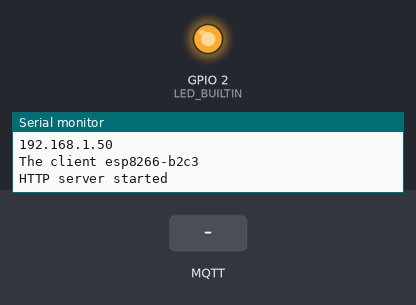
Bench run of a sketch on a simulated ESP8266 (NodeMCU). On the bench: output pins drawn as LEDs (lit = HIGH, except the on-board LED, lit = LOW), the last lines printed to the serial monitor. The inputs (shaded band) are chosen by the test bench. WiFi joins after 1.5 s; servers stay silent unless stated; no MQTT or app messages arrive unless stated.

Above: at 2.7 s.
2.8 s: MQTT message "1" arrives on the first subscribed topic
At 3.8 s:
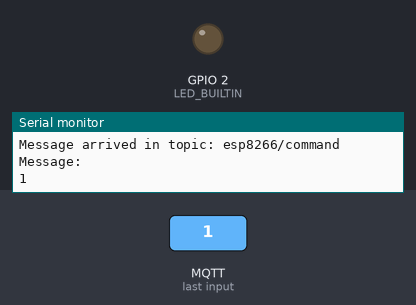
4.3 s: MQTT message "0" arrives on the first subscribed topic
At 4.9 s:
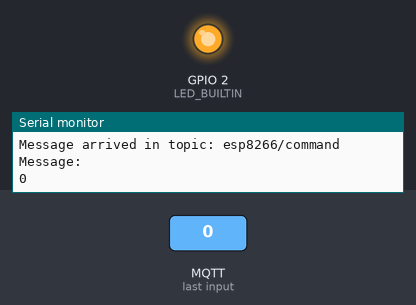
5.8 s: MQTT message "2" arrives on the first subscribed topic
At 6.1 s:
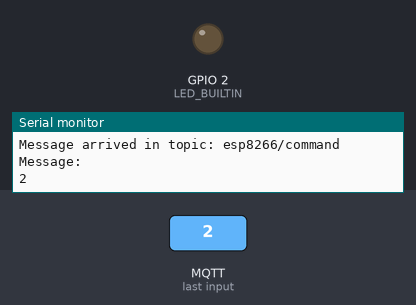
Timing chart, 0 to 8.8 s (numbered marks = the images above; inputs shaded):
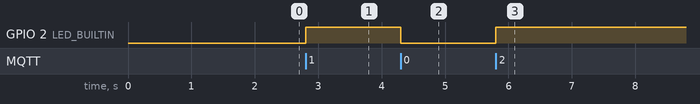

The sketch:

main.ino
```cpp
#include "Config.h"
#include "Wifi.h"
#include "Server.h"
#include "Mqtt.h"


void setup() {
  Serial.begin(9600);
  Serial.println();
  pinMode(LED_BUILTIN, OUTPUT);
  start_AP_mode();
  bool wifi_is_on = init_WIFI(false);
  init_MQTT();
  server_init();
  String topic = "esp8266/command";
  String state_topic = "esp8266/state";
  mqtt_client.subscribe(topic.c_str());
  mqtt_client.publish(state_topic.c_str(), "hello there");
}

void loop() {
  server.handleClient();
  mqtt_client.loop();
}
```

mqtt.h
```cpp
#include <PubSubClient.h>

PubSubClient mqtt_client(wifiClient);

void callback(char *topic, byte *payload, unsigned int length){
  Serial.print("Message arrived in topic: ");
  Serial.println(topic);
  Serial.println("Message: ");
  for (int i=0; i<length; i++){
    Serial.println((char) payload[i]);
  }
  int state = (int)payload[0]-(int)'0';
  digitalWrite(LED_BUILTIN, state);

  Serial.println("");
}

bool init_MQTT() {
  mqtt_client.setServer(mqtt_broker, mqtt_port);
  mqtt_client.setCallback(callback);
  while (!mqtt_client.connected()) {
    String client_id = "esp8266-" + id();
    if (mqtt_client.connect(client_id.c_str())) {
      Serial.println("The client " + client_id);
    } else {
      Serial.println("failed with state ");
      delay(2000);
    }
  }

  return true;
}
```

server.h
```cpp
#include <ESP8266WebServer.h>

ESP8266WebServer server(80);

void handle_root(){
String page_code = "<form action=\"/LED\" method=\"POST\">";
page_code += "<input type=\"submit\" style=\"color: red; padding: 15px 20px; border: 2px solid black; width: 50%; height: 100px; font-size: 100px; align-items: center; text-align: center; margin: 0 auto; \">";
page_code += "</form>";

  server.send(200, "text/html", page_code);
}

void handle_wifi_setup() {
  String wifi_setup_page = "<form action=\"/set_wifi\" method=\"POST\">";
  wifi_setup_page += "SSID: <input type=\"text\" name=\"ssid\"><br>";
  wifi_setup_page += "Pass: <input type=\"password\" name=\"password\"><br>";
  wifi_setup_page += "<input type=\"submit\" value=\"Set Wi-Fi\" style=\"color: red; padding: 15px 20px; border: 2px solid black;\">";
  wifi_setup_page += "</form>";

  server.send(200, "text/html", wifi_setup_page);
}

void handle_set_wifi() {
  if (server.hasArg("ssid") && server.hasArg("password")) {
    String new_ssid = server.arg("ssid");
    String new_password = server.arg("password");

    WiFi.begin(new_ssid.c_str(), new_password.c_str());

    server.send(200, "text/html", "complete");
    delay(2000);
    ESP.restart();
}
}


void handle_led(){
  digitalWrite(LED_BUILTIN, !digitalRead(LED_BUILTIN));
  server.sendHeader("Location", "/");
  server.send(303);
}

void handle_not_found(){
  server.send(404, "text/html", "404 ERROR");
}

void server_init(){
  server.on("/", HTTP_GET, handle_root);
  server.on("/LED", HTTP_POST, handle_led);
  server.on("/wifi_setup", HTTP_GET, handle_wifi_setup);
  server.on("/set_wifi", HTTP_POST, handle_set_wifi);
  server.onNotFound(handle_not_found);

  server.begin();
  Serial.println("HTTP server started");
}
```

wifi.h
```cpp
#include "HardwareSerial.h"
#include <ESP8266WiFi.h>
#include <WiFiClient.h>
#include <ESP8266WiFiMulti.h>

ESP8266WiFiMulti wifiMulti;
WiFiClient wifiClient;
String ip = "(IP unset)";

String id(){
  int mac_len = WL_MAC_ADDR_LENGTH;
  uint8_t mac[mac_len];
  WiFi.softAPmacAddress(mac);
  String mac_id = String(mac[mac_len-2], HEX) + String(mac[mac_len-1], HEX);
  return mac_id;
}

bool start_AP_mode(){
  String ssis_id = AP_NAME + "_" + id();
  IPAddress ap_IP(192, 168, 0, 106);
  WiFi.disconnect();
  WiFi.mode(WIFI_AP);
  WiFi.softAPConfig(ap_IP, ap_IP, IPAddress(255, 255, 255, 0));
  WiFi.softAP(ssis_id.c_str(), AP_PASSWORD.c_str());
  Serial.println("WiFi up in AP mode with name: " + AP_NAME + id());
  return true;
}

bool start_client_mode(){
  wifiMulti.addAP(CLI_SSID, CLI_PASS);
  while (wifiMulti.run() != WL_CONNECTED) {
    delay(10);
  }
  return true;
}

bool init_WIFI(bool AP_mode){
  if (AP_mode){
    start_AP_mode();
    ip = WiFi.softAPIP().toString();
  } else {
    start_client_mode();
    ip = WiFi.localIP().toString();
  }
  Serial.println("IP address: ");
  Serial.println(ip);
  return true;
}
```

config.h
```cpp
String AP_NAME = "ESP8266_YA";
String AP_PASSWORD = "ESP826600";

char* CLI_SSID = "Yawnmain";
char* CLI_PASS = "1233443321";

const char* mqtt_broker = "broker.emqx.io";
const int mqtt_port = 1883;
```

Measured:
- after the input at 2.8 s, GPIO 2 (LED_BUILTIN): LOW → HIGH at once
- after the input at 4.3 s, GPIO 2 (LED_BUILTIN): HIGH → LOW at once
- after the input at 5.8 s, GPIO 2 (LED_BUILTIN): LOW → HIGH at once
